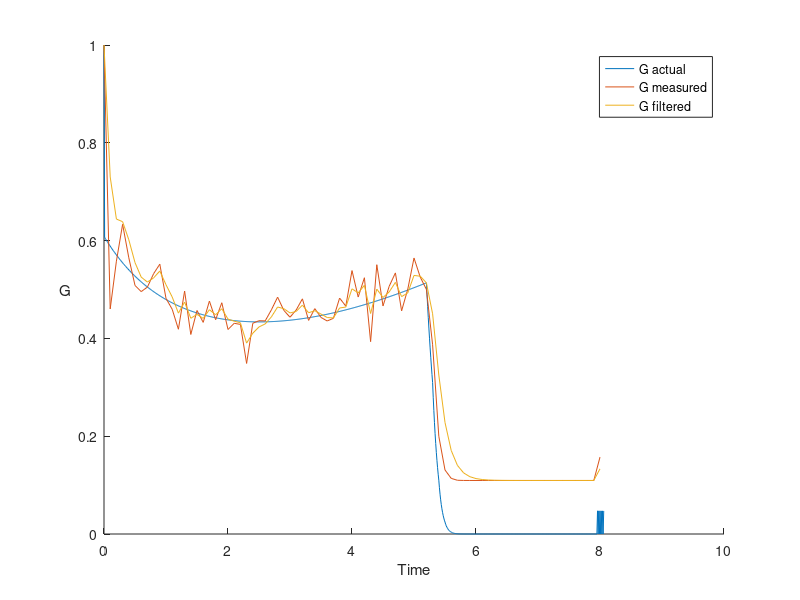

Recreate this plot in MATLAB. (Note: this script raises an error after producing the figure.)
% Initialisation
close all
clear all
%%%%%%%%%%%%%%%%%%%%%%%%%%%%%%%%%%%%%%%%%%%%%%%%%%%%%%%%%%%%%%%
mu = 5;
G_target = 0.3; 
eta = 0.05;

%%%%%%%%%%%%%%%%%%%%%%%%%%%%%%%%%%%%%%%%%%%%%%%%%%%%%%%%%%%%%%%
% PI Controller Params
kp = 0.3;
ki1 = 0.03;
ki2o = 0.45;
e_record = 0;
%%%%%%%%%%%%%%%%%%%%%%%%%%%%%%%%%%%%%%%%%%%%%%%%%%%%%%%%%%%%%%%
% Simulation Settings

[general_fig, alpha_est, n_est, G_est, freq, D_est, G_meas_fig] = deal(0,1,1,1,0,0,0);      % Figures to display
[avg_filter, polyfit_filter, no_filter, sharp_edge_avg, preval_filter] = deal(0,0,0,0,1);   %
warning('off','all')


rng(1)                                                                                      % Set random seed

fig_time = 10;
fig_t = false;

ou_theta = 0.5;
ou_sigma = 0.3;
avg_filter_size = 100;  


max_time = 100;                                                                             % How long the simulation will run for.
dt = 0.01;                                                                                  % The time step we will use for our simple integration.
num = round(max_time/dt);                                                                   % The number of time steps we are going to integrate for.
time = linspace(0,max_time,num+1);                                                          % A vector of times that will be used in plotting.



Brownian = true;
predictive = true;
PI_control = ~predictive;

%%%%%%%%%%%%%%%%%%%%%%%%%%%%%%%%%%%%%%%%%%%%%%%%%%%%%%%%%%%%%%%
% Initial U Ramp conditions






%%%%%%%%%%%%%%%%%%%%%%%%%%%%%%%%%%%%%%%%%%%%%%%%%%%%%%%%%%%%%%%







x = 0.5;    % previous value weight

n_record=zeros(num+1,1);
D_record=zeros(num+1,1);
alpha_record=zeros(num+1,1);
U_record=zeros(num+1,1);
G = zeros(num+1,1);



n0=1;
D0=0;
alpha0=0.1;
alpha = alpha0;

G(1,:)=n0;
pulse = 50;
U_record(1,:)=pulse;
n_record(1,:)=n0;
D_record(1,:)=D0;
alpha_record(1,:)=alpha0;


        dn_dt=@(n,D)(n.*(2*exp(-D)-1)-(n.^2)*exp(-D));
dD_dt=@(U,alpha,D)(U-alpha*D);
dalpha_dt=@(alpha,n,D)(alpha*n*sqrt(mu*D*alpha)*(1-exp(-D)));
dn_dt1=@(n,G)(2*G-n-n*G);


n_estimate=zeros(num+1,1);
D_estimate=zeros(num+1,1);
alpha_estimate=zeros(num+1,1);
G_measured=zeros(num+1,1);
G_filtered = zeros(num+1,1);


alpha_actual=zeros(num+1,1);
sigma=0.09;



sample = 0.1; %start of sampling
stop = 5.2; %end of sampling
ts = 0.1; %sampling interval
loop = ts/dt;
time_s=zeros(num+1,1);
i=1; j=2;                       % j = 2 to take initial values as given
n_estimate(1)=1;
G_measured(1)=1;
G_filtered(1)=1;


error = 0;


while alpha<1000
   n=n_record(i,:);
   D=D_record(i,:);
   alpha=alpha_record(i,:);
   G_curr=G(i,:);  

   nnew = n+dn_dt(n,D)*dt; 
   nnew(nnew<10^-10)=0;
  
  
   %U = (-D - log(G_target/(n)))/dt + alpha*D;
   if round(time(i)*100)/100 == round(sample*100)/100

      n_prev = n_estimate(j-1,:);
      G_prev = G_filtered(j-1,:);
      
      G_curr_m_W = normrnd(G_curr,sigma*G_curr); % noise
      
      if Brownian
        error = error + G_curr - G_curr_m_W; % brownian noise
        ou_error = -ou_theta*G_curr*ts + ou_sigma*error  ; 
      end
      
      
      G_measured(j,:) = G_curr_m_W + ou_error;
      G_measured(G_measured<10^-10,:)=0;
      G_curr_m = G_curr_m_W + ou_error;
      G_curr_m(G_curr_m<10^-10) = 0;
        
      % collecting previous samples
      
      k=0; y_fil = []; x_fil = [];
      if time(i) == 5.2            % debugging stop test time for breakpoints
          errorStop=true;
      end
      while (j-k) > 0 && k < avg_filter_size
         y_fil(k+1) = G_measured(j-k);                      %#ok<SAGROW>
         x_fil(k+1) = j-k;                                  %#ok<SAGROW>
         if  j-k-1>0 && sharp_edge_avg
            if ((G_measured(j-k-1)-G_measured(j-k))/G_measured(j-k)) > 0.1
                break
            end
         end
         k = k+1;
         
      end
      
      % moving average filter
      if avg_filter || sharp_edge_avg
          if j>2
              G_fil = mean(y_fil);
              G_filtered(j,:) = G_fil;
          else
              G_fil = G_curr_m;
              G_filtered(j,:) = G_fil;
          end
      elseif preval_filter
          G_fil = (1-x)*G_curr_m + x*G_prev;
          G_filtered(j,:) = G_fil; 
      elseif polyfit_filter    
          if j>2 
              G_fil = polyval(polyfit(x_fil, y_fil, 4), j);
              G_filtered(j,:) = G_fil;    
          else
              G_fil = G_curr_m;
              G_filtered(j,:) = G_fil;
          end
      elseif no_filter
          G_fil = G_curr_m;
          G_filtered(j,:) = G_fil;
      end
      % polyfit filter
      
      
      
      n_estimate(j,:) = n_prev + dn_dt1(n_prev,G_prev)*ts;
      n_now = n_estimate(j,:);
      
      D_estimate(j,:) = log(n_now/G_fil);
      D_estimate(D_estimate<10^-10) = 0;
      
      
      alpha_actual(j,:) = alpha;

      U_prev = U_record(i-1,:); 
      
      D_prev = D_estimate(j-1,:); D_now = D_estimate(j,:);
      
         
      alpha_estimate(j-1,:)=(U_prev*ts + D_prev - D_now)/(D_prev*ts);
      alpha_prev = alpha_estimate(j-1,:);
      
          
          
      if round(time(i)*100)/100 >= stop
         alpha_curr =  real(alpha_prev + dalpha_dt(alpha_prev,n_prev,D_prev)*ts);
         
         if predictive
            U_record(i,:) = max((((-log(n_now/G_fil) - log(G_target/(n_now)))/ts) + alpha_curr*log(n_now/G_fil)),0);
         elseif PI_control
             PI_error = G_fil - G_target;
             if abs(PI_error)>=0.15
                 ki2 = 0;
             else
                 ki2 = ki2o;
             end

             e_record = e_record + PI_error*ts;
             integral1=ki1*e_record;
             integral2=ki2*e_record;

             U_record(i,:) = (exp(eta*(kp*PI_error+integral1+integral2))-1)/eta;
             U_record(U_record<0)=0;
         end
      
         
      
      
      end
      
      time_s(j,:)=time(i);
      j=j+1; 
      sample = sample + ts; 
      
      
      
      
      
   elseif time(i)>dt*2
       U_record(i,:) = U_record(i-1,:);
   end
   
   U = real(U_record(i,:));
   alphanew = alpha+dalpha_dt(alpha,n,D)*dt;
   Dnew = D+dD_dt(U,alpha,D)*dt;
   Dnew(Dnew<10^-10)=0;
   
   %% Recording Final values each loop iteration
   n_record(i+1,:)=real(nnew);
   D_record(i+1,:)=real(Dnew);
   alpha_record(i+1,:)=real(alphanew);
   G(i+1,:)=nnew*exp(-Dnew);
   G(G<10^-10,:)=0;
i = i+1;   
end


if general_fig && ~fig_t
    figure
    subplot(2,2,1)
    plot(time(1:i-1),n_record(1:i-1));
    xlabel('Time');
    ylabel('n','Rotation',0,'VerticalAlignment','middle','HorizontalAlignment','right');
    subplot(2,2,2)
    plot(time(1:i-1),real(U_record(1:i-1)));
    xlabel('Time');
    ylabel('U','Rotation',0,'VerticalAlignment','middle','HorizontalAlignment','right');
    subplot(2,2,3)
    plot(time(1:i-1),D_record(1:i-1));
    xlabel('Time');
    ylabel('D','Rotation',0,'VerticalAlignment','middle','HorizontalAlignment','right');
    subplot(2,2,4)
    plot(time(1:i-1),alpha_record(1:i-1));
    set(gca, 'YScale', 'log')
    xlabel('Time');
    ylabel('\alpha','Rotation',0,'VerticalAlignment','middle','HorizontalAlignment','right');
elseif general_fig && fig_t
    figure
    subplot(2,2,1)
    plot(time(time<fig_time),n_record(time<fig_time));
    xlabel('Time');
    ylabel('n','Rotation',0,'VerticalAlignment','middle','HorizontalAlignment','right');
    subplot(2,2,2)
    plot(time(time<fig_time),real(U_record(time<fig_time)));
    xlabel('Time');
    ylabel('U','Rotation',0,'VerticalAlignment','middle','HorizontalAlignment','right');
    subplot(2,2,3)
    plot(time(time<fig_time),D_record(time<fig_time));
    xlabel('Time');
    ylabel('D','Rotation',0,'VerticalAlignment','middle','HorizontalAlignment','right');
    subplot(2,2,4)
    plot(time(time<fig_time),alpha_record(time<fig_time));
    set(gca, 'YScale', 'log')
    xlabel('Time');
    ylabel('\alpha','Rotation',0,'VerticalAlignment','middle','HorizontalAlignment','right');
end






if G_est 
    figure
    hold on
    if ~fig_t
        plot(time(1:i-1),G(1:i-1))
    else
        plot(time(time<fig_time),G(time<fig_time))
    end
    xlabel('Time');
    ylabel('G','Rotation',0,'VerticalAlignment','middle','HorizontalAlignment','right');
    if ~fig_t
        plot(time_s(1:j-1),G_measured(1:j-1))
    else
        plot(time_s(time_s<fig_time),G_measured(time_s<fig_time))
    end
    if not(G_meas_fig)
        if ~fig_t
            plot(time_s(1:j-1),G_filtered(1:j-1))
        else
            plot(time_s(time_s<fig_time),G_filtered(time_s<fig_time))
        end
        leg = legend('G actual','G measured','G filtered');
    else
        leg = legend('G actual','G measured');
    end
    leg.ItemHitFcn = @hitcallback_ex1;
    ylim([0 1.5])
    hold off
end


if n_est
    figure
    hold on
    if ~fig_t
        plot(time(1:i-1),n_record(1:i-1));
    else
        plot(time(time<fig_time),n_record(time<fig_time));
    end
    xlabel('Time');
    ylabel('n','Rotation',0,'VerticalAlignment','middle','HorizontalAlignment','right');
    if ~fig_t
        plot(time_s(1:j-1),n_estimate(1:j-1));
    else
        plot(time_s(time_s<fig_time),n_estimate(time_s<fig_time));
    end
    leg = legend('n actual','n estimate');
    leg.ItemHitFcn = @hitcallback_ex1;
    hold off
end

if D_est
    figure
    hold on
    if ~fig_t
        plot(time(1:i-1),D_record(1:i-1));
    else
        plot(time(time<fig_time),D_record(time<fig_time));
    end
    xlabel('Time');
    ylabel('D','Rotation',0,'VerticalAlignment','middle','HorizontalAlignment','right');
    if ~fig_t
        plot(time_s(1:j-1),D_estimate(1:j-1));
    else
        plot(time_s(time_s<fig_time),D_estimate(time_s<fig_time));
    end
    leg = legend('D actual','D estimate');
    leg.ItemHitFcn = @hitcallback_ex1;
    hold off
end


if alpha_est
    figure
    hold on 
    if ~fig_t
        plot(time_s(1:j-2),alpha_actual(1:j-2));
    else
        plot(time_s(time_s<fig_time),alpha_actual(time_s<fig_time));
    end
    set(gca, 'YScale', 'log')
    xlabel('Time');
    ylabel('\alpha','Rotation',0,'VerticalAlignment','middle','HorizontalAlignment','right');
    if ~fig_t
        plot(time_s(1:j-2),alpha_estimate(1:j-2));
    else
        plot(time_s(time_s<fig_time),alpha_estimate(time_s<fig_time));
    end
    leg = legend('\alpha actual','\alpha estimate');
    leg.ItemHitFcn = @hitcallback_ex1;
    hold off
end

if freq
    G_data = iddata([],G(2:i-1),0.01);
    GM_data = iddata([],G_measured(1:j-1),0.1);
    GF_data = iddata([],G_filtered(1:j-3),0.1);
    figure
    subplot(1,3,1)
    plot(fft(G_data))
    subplot(1,3,2)
    plot(fft(GM_data))
    subplot(1,3,3)
    plot(fft(GF_data))
end
